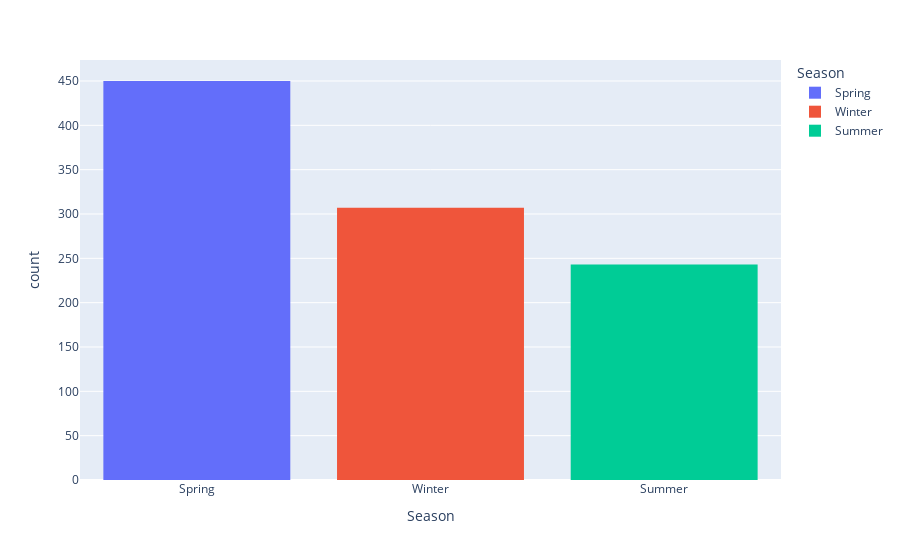

The notebook cell saved with this chart:
### Code cell
import plotly.express as px 
px.histogram(df,x="Season",hover_data=df.columns,color="Season")

### Figure 1 — Plotly figure (JSON) as saved in the notebook; plotly's stock layout.template omitted (floating-point values rounded to 4 significant figures; data arrays with more than 128 entries replaced by an {"elided": "..."} marker saying what was removed)
{"data": [{"alignmentgroup": "True", "bingroup": "x", "hovertemplate": "Season=%{x}<br>count=%{y}<extra></extra>", "legendgroup": "Spring", "marker": {"color": "#636efa", "pattern": {"shape": ""}}, "name": "Spring", "offsetgroup": "Spring", "orientation": "v", "showlegend": true, "type": "histogram", "x": {"elided": "450 str values"}, "xaxis": "x", "yaxis": "y"}, {"alignmentgroup": "True", "bingroup": "x", "hovertemplate": "Season=%{x}<br>count=%{y}<extra></extra>", "legendgroup": "Winter", "marker": {"color": "#EF553B", "pattern": {"shape": ""}}, "name": "Winter", "offsetgroup": "Winter", "orientation": "v", "showlegend": true, "type": "histogram", "x": {"elided": "307 str values"}, "xaxis": "x", "yaxis": "y"}, {"alignmentgroup": "True", "bingroup": "x", "hovertemplate": "Season=%{x}<br>count=%{y}<extra></extra>", "legendgroup": "Summer", "marker": {"color": "#00cc96", "pattern": {"shape": ""}}, "name": "Summer", "offsetgroup": "Summer", "orientation": "v", "showlegend": true, "type": "histogram", "x": {"elided": "243 str values"}, "xaxis": "x", "yaxis": "y"}], "layout": {"barmode": "relative", "legend": {"title": {"text": "Season"}, "tracegroupgap": 0}, "margin": {"t": 60}, "xaxis": {"anchor": "y", "categoryarray": ["Spring", "Winter", "Summer"], "categoryorder": "array", "domain": [0, 1], "title": {"text": "Season"}}, "yaxis": {"anchor": "x", "domain": [0, 1], "title": {"text": "count"}}}}
